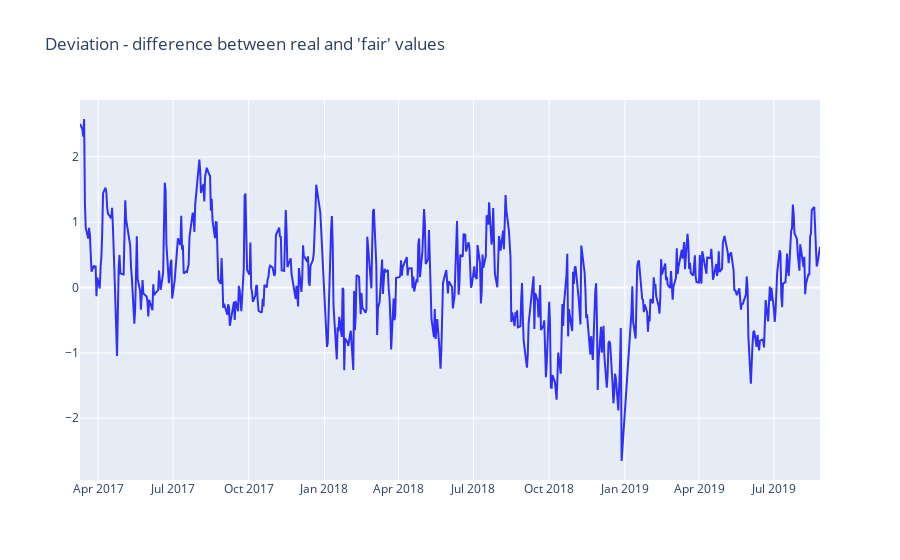

Source (notebook cell):
### Code cell
fig = go.Figure()
fig.add_trace(go.Scatter(
                x=predict_df.Date,
                y=predict_df.deviation,
                line_color='blue',
                opacity=0.8))
fig.update_layout(title_text="Deviation - difference between real and 'fair' values")
fig.show()

### Figure 1 — Plotly figure (JSON) as saved in the notebook; plotly's stock layout.template omitted (floating-point values rounded to 4 significant figures; data arrays with more than 128 entries replaced by an {"elided": "..."} marker saying what was removed)
{"data": [{"line": {"color": "blue"}, "opacity": 0.8, "type": "scatter", "x": {"elided": "585 str values"}, "y": {"elided": "585 float values"}}], "layout": {"title": {"text": "Deviation - difference between real and 'fair' values"}}}
